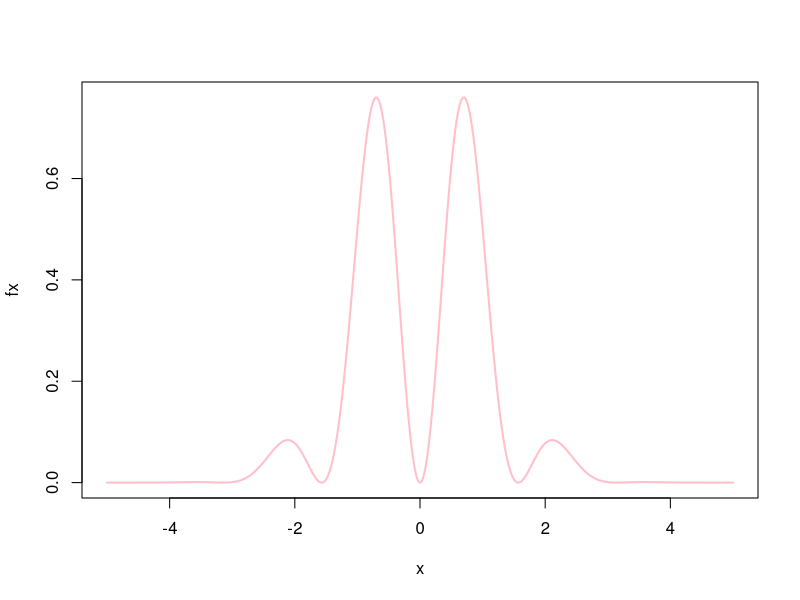
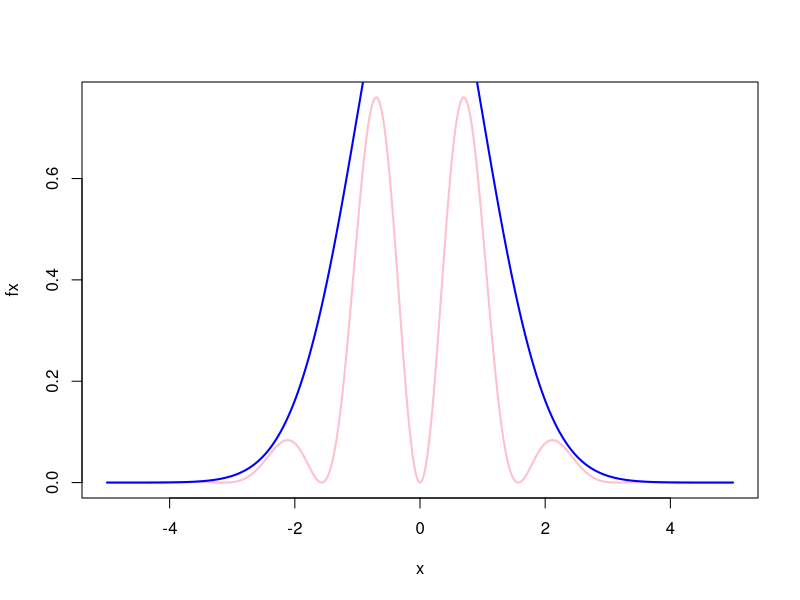
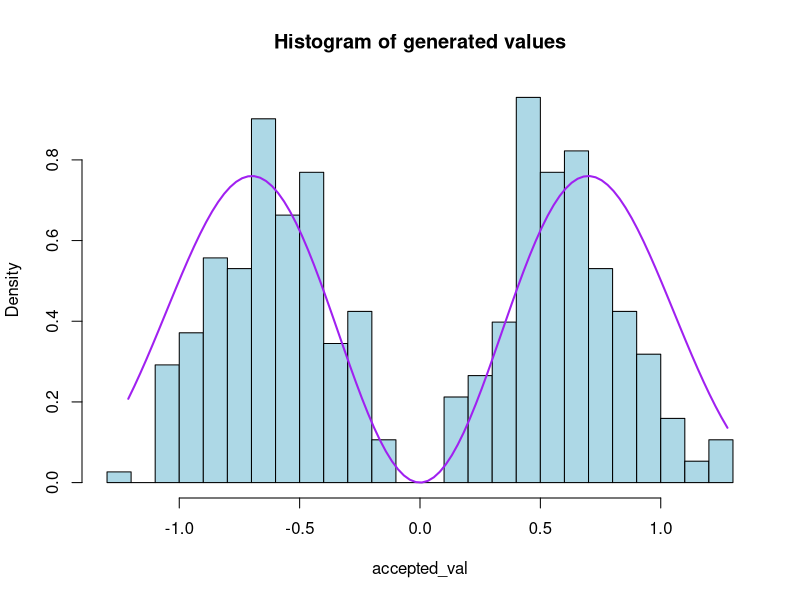
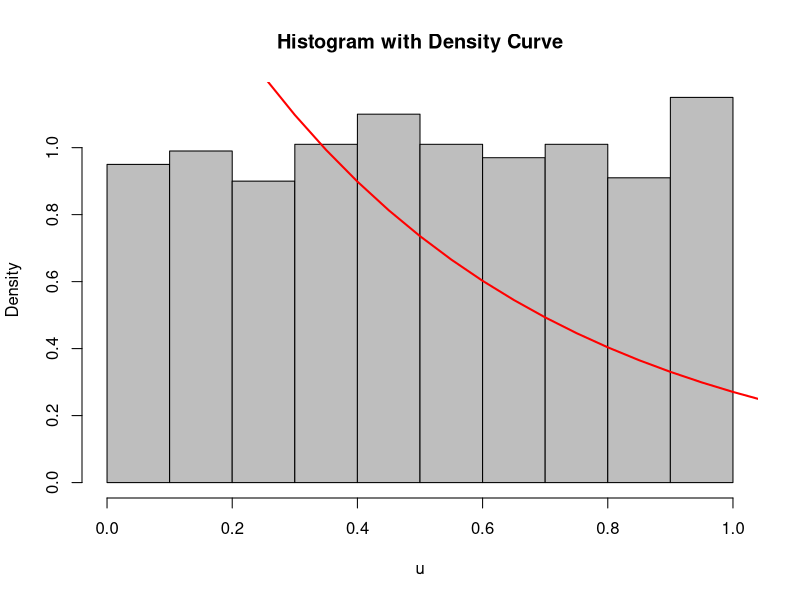

These figures' R source, in order:
## ---- chunk 1
#1.1
x <- seq(-5, 5, length.out = 1000)
fx <- exp(-x^2 / 2) * (sin(2 * x))^2
  

plot(x, fx, type = "l", lwd = 2, col = "pink")
## ---- chunk 2
#1.2
hx <- dnorm(x, 0, 1) #Creating a pdf
c <- 3
#Candidate Function
chx <- c*hx

#Plot chx as an overlay on 
plot(x, fx, type = "l", lwd = 2, col = "pink")
lines(x, chx, col = "blue", lwd = 2)
## ---- chunk 3
#1.3
N <- 10000
x_candi <- rnorm(N, 0, 1) #generated from candidate dist: hx: (normal)
u <- runif(N) #Generage from uniform

fx_candi <- exp(-x_candi^2 / 2) * (sin(2 * x_candi))^2
hx_candi <- dnorm(x_candi, 0, 1)
## ---- chunk 4
#1.4
ratio <- fx_candi/ c  * hx_candi #prob of accepting x
## ---- chunk 5
#1.5
accepted_val <- x_candi[u <= ratio]
## ---- chunk 6
fx <- function(x){
  exp(-x^2 / 2) * (sin(2 * x))^2
}
#1.6
hist(accepted_val, breaks = 25, probability = TRUE, main = "Histogram of generated values", col = "lightblue")

curve(fx(x), from = min(accepted_val), to = max(accepted_val), col = "purple", lwd = 2, add = T)
## ---- chunk 7
accept_rate <- length(accepted_val)/N
## ---- chunk 8
#1.9
#target distr: 
fx <- function(x){
  exp(-x^2 / 2) * (sin(2 * x))^2
}

max_iter <- 1000
init_x <- 0

#ask tutor, how to implemet MCMC
## ---- chunk 9
#Sim data from exp dist
data <- rexp(1000, rate = 2)
#Sim from uniform
u <- pexp(data, rate = 2) #pexp gives the cdf of the exp

hist(u, prob = T, main = "Histogram with Density Curve", col = "grey")
curve(dexp(x, rate =2 ), from = 0, to = max(x), add = T, col = "red", lwd = 2)

## ---- chunk 10
#target 
hx <- function(x){
  exp(-x)/1+x^2
}

#proposal
gx <- function(x){
  dnorm(x)
}

f <- function(x){
  as.numeric(x>1)
}

N <- 10000
x <- rnorm(N) #sample from gx 

w <- hx(x)/gx(x) #weighting

#estimate integral 
Int_est <- mean(f(x) *w )
## ---- chunk 11
#Question 4

## ---- chunk 12
#Question 6
a <- 0.8
b <- 3
N <- 10000 #the amount of simulations
f <- function(x){
  1/(1+sinh(2*x)*log(x)^2)
}

x <- runif(N, min = a, max= b)

I_est <- (1/(b-a)) * mean(f(x)) * (b-a)
print(I_est)

## ---- chunk 13
#Question 7: Estimate pi = circum/diam
est_pi <- function(max_iter = 1000){
  x <- runif(n = max_iter, 0,1)
  y <- runif(n = max-iter, 0,1)
  
  sum_sq <- sqrt(x^2 + y^2)
  in_circle <- which(sum_sq <= 1)
  points_in_circle <- length(in_circle)
}
